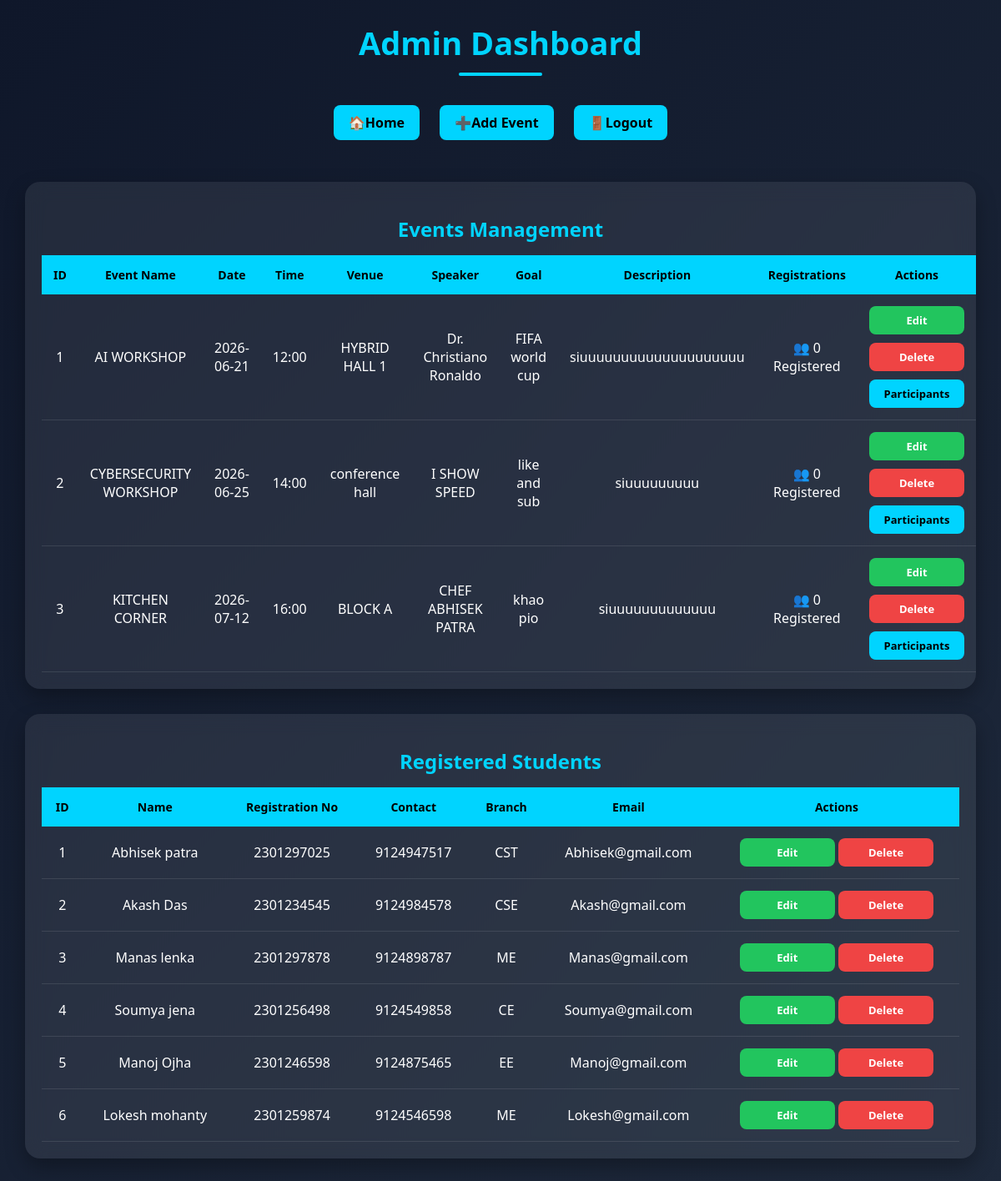
Page /admin (signed in) on the committed database.
### tables this page shows
CREATE TABLE events (
            id INTEGER PRIMARY KEY AUTOINCREMENT,
            event_name TEXT,
            event_date TEXT,
            event_time TEXT,
            venue TEXT,
            guest_speaker TEXT,
            event_goal TEXT,
            description TEXT
        );

CREATE TABLE students (
    id INTEGER PRIMARY KEY AUTOINCREMENT,
    name TEXT,
    registration_no TEXT,
    contact TEXT,
    branch TEXT,
    email TEXT UNIQUE,
    password TEXT
, profile_image TEXT);

### app.py (the view)
@app.route("/admin")
def admin():
    if "admin" not in session:
        return redirect("/admin_login")
    conn = sqlite3.connect("events.db")
    cursor = conn.cursor()
    cursor.execute("SELECT * FROM events")
    events = cursor.fetchall()
    cursor.execute("SELECT * FROM students")
    students = cursor.fetchall()
    conn.close()
    return render_template("admin_dashboard.html", events=events, students=students)

### templates/admin_dashboard.html (shortened to what this page needs)
<!DOCTYPE html>
<html lang="en">
<head>
</head>
<body>
    <div class="header">
        <h1>Admin Dashboard</h1>
    </div>
    <div class="top-links">
        <a href="/">🏠Home</a>
        <a href="/add_event">➕Add Event</a>
        <a href="/admin_logout">🚪Logout</a>
    </div>
    <div class="container">
        <div class="table-card" id="events-table">
            <h2 class="section-title">Events Management</h2>
            <table>
                <tr>
                    <th>ID</th>
                    <th>Event Name</th>
                    <th>Date</th>
                    <th>Time</th>
                    <th>Venue</th>
                    <th>Speaker</th>
                    <th>Goal</th>
                    <th>Description</th>
                    <th>Registrations</th>
                    <th>Actions</th>
                </tr>
                {% for event in events %}
                <tr>
                    <td>{{ loop.index }}</td>
                    <td>{{ event[1] }}</td>
                    <td>{{ event[2] }}</td>
                    <td>{{ event[3] }}</td>
                    <td>{{ event[4] }}</td>
                    <td>{{ event[5] }}</td>
                    <td>{{ event[6] }}</td>
                    <td>{{ event[7] }}</td>
                    <td id="count-{{ event[0] }}">
                        👥 0 Registered
                    </td>
                    <td>
                        <div class="action-buttons">
                            <a href="/edit_event/{{ event[0] }}" class="btn edit">Edit</a>
                            <a href="/delete_event/{{ event[0] }}" class="btn delete"
                                onclick="return confirm('Delete this event?')">
                                Delete
                            </a>
                            <a href="/participants/{{ event[0] }}" class="btn participants">
                                Participants
                            </a>
                        </div>
                    </td>
                </tr>
                {% endfor %}
            </table>
        </div>
        <div class="table-card" id="students-table">
            <h2 class="section-title">Registered Students</h2>
            <table>
                <tr>
                    <th>ID</th>
                    <th>Name</th>
                    <th>Registration No</th>
                    <th>Contact</th>
                    <th>Branch</th>
                    <th>Email</th>
                    <th>Actions</th>
                </tr>
                {% for student in students %}
                <tr>
                    <td>{{ loop.index }}</td>
                    <td>{{ student[1] }}</td>
                    <td>{{ student[2] }}</td>
                    <td>{{ student[3] }}</td>
                    <td>{{ student[4] }}</td>
                    <td>{{ student[5] }}</td>
                    <td>
                        <a class="btn edit" href="/edit_student/{{ student[0] }}">
                            Edit
                        </a>
                        <a class="btn delete" href="/delete_student/{{ student[0] }}"
                            onclick="return confirm('Delete this student?')">
                            Delete
                        </a>
                    </td>
                </tr>
                {% endfor %}
            </table>
        </div>
    </div>
</body>
</html>

### templates/admin_dashboard.html (style rules this page uses)
body { margin: 0; font-family: 'Segoe UI', sans-serif; background: linear-gradient(135deg, #0f172a, #1e293b); min-height: 100vh; color: white; }
.header { text-align: center; padding: 25px; }
.header h1 { color: #00d4ff; margin: 0; font-size: 38px; }
.header h1::after { content: ""; display: block; width: 100px; height: 4px; background: #00d4ff; margin: 10px auto; border-radius: 5px; }
.container { padding: 30px; }
.table-card { text-align: center; background: rgba(255, 255, 255, 0.08); -webkit-backdrop-filter: blur(12px); backdrop-filter: blur(12px); border-radius: 18px; padding: 20px; overflow-x: auto; box-shadow: 0 10px 25px rgba(0, 0, 0, 0.3); margin-bottom: 30px; }
table { width: 100%; border-collapse: collapse; }
th { background: #00d4ff; color: black; padding: 14px; font-size: 14px; }
td { padding: 14px; text-align: center; border-bottom: 1px solid rgba(255, 255, 255, 0.1); }
.btn { display: inline-block; min-width: 90px; padding: 8px 12px; border-radius: 8px; text-decoration: none; text-align: center; color: white; font-size: 13px; font-weight: bold; transition: 0.3s; }
.edit { background: #22c55e; }
.delete { background: #ef4444; }
.top-links { text-align: center; margin-bottom: 20px; }
.top-links a { display: inline-block; margin: 0 10px; padding: 10px 18px; background: #00d4ff; color: black; text-decoration: none; border-radius: 8px; font-weight: bold; transition: 0.3s; }
.section-title { text-align: center; color: #00d4ff; margin-bottom: 15px; }

### rows in the picture
events: event_name "AI WORKSHOP", event_date "2026-06-21", event_time "12:00", venue "HYBRID HALL 1", guest_speaker "Dr. Christiano Ronaldo", event_goal "FIFA world cup", description "siuuuuuuuuuuuuuuuuuuuu"
events: event_name "CYBERSECURITY WORKSHOP", event_date "2026-06-25", event_time "14:00", venue "conference hall", guest_speaker "I SHOW SPEED", event_goal "like and sub", description "siuuuuuuuuu"
events: event_name "KITCHEN CORNER", event_date "2026-07-12", event_time "16:00", venue "BLOCK A", guest_speaker "CHEF ABHISEK PATRA", event_goal "khao pio", description "siuuuuuuuuuuuuu"
students: name "Abhisek patra", registration_no "2301297025", contact "9124947517", branch "CST", email "Abhisek@gmail.com"
students: name "Akash Das", registration_no "2301234545", contact "9124984578", branch "CSE", email "Akash@gmail.com"
students: name "Manas lenka", registration_no "2301297878", contact "9124898787", branch "ME", email "Manas@gmail.com"
students: name "Soumya jena", registration_no "2301256498", contact "9124549858", branch "CE", email "Soumya@gmail.com"
students: name "Manoj Ojha", registration_no "2301246598", contact "9124875465", branch "EE", email "Manoj@gmail.com"
students: name "Lokesh mohanty", registration_no "2301259874", contact "9124546598", branch "ME", email "Lokesh@gmail.com"
